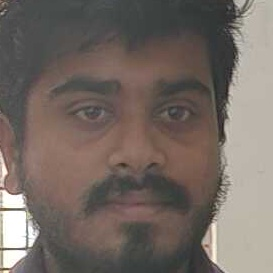
#> input picture images/Abhishek_104.jpg, 273 x 273 px; its folder holds only this picture in this run
$ python consolidated.py
#> lines starting #> are read from the running program, lines starting #| are printed output that depends on the picture
#> further down, image is the input picture: shape (273, 273, 3); mean B, G, R 99.6, 106, 116.4
# -*- coding: utf-8 -*-
"""
Created on Sun Sep 27 16:38:49 2020

@author: LENOVO
"""

import os
import cv2
import numpy as np
import pickle

data_dir = os.path.join(os.getcwd(),'clean_data')

img_dir = os.path.join(os.getcwd(),'images')


def preprocess(image):
    image = cv2.resize(image,(100,100))
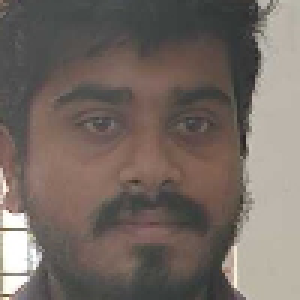
#> image: shape (100, 100, 3) (shown 3 times larger); mean of channels 0, 1, 2 99.5, 105.9, 116.3; drawn as B, G, R
    image = cv2.cvtColor(image,cv2.COLOR_BGR2GRAY)
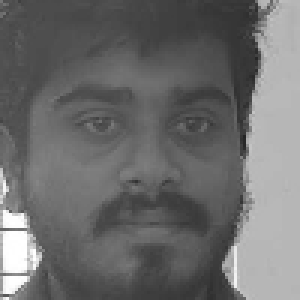
#> image: shape (100, 100) (shown 3 times larger); min 36, max 255, mean 108.3
    return image


images = []
labels = []


for i in os.listdir(img_dir):
    image = cv2.imread(os.path.join(img_dir,i))
    image = preprocess(image)
    images.append(image)
    labels.append(i.split("_")[0])

images = np.array(images)
labels = np.array(labels)

with open(os.path.join(data_dir,'images.p'),'wb') as f:
    pickle.dump(images,f)


with open(os.path.join(data_dir,'labels.p'),'wb') as f:
    pickle.dump(labels,f)

$ run again, on images/Abhishek_61.jpg
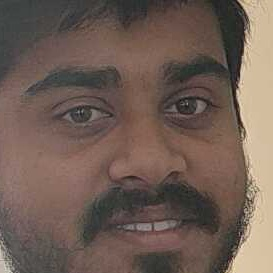
#> input picture images/Abhishek_61.jpg, 273 x 273 px
#> image is the input picture: shape (273, 273, 3); mean B, G, R 84.5, 94, 111.9
#> in preprocess, `image = cv2.resize(image,(100,100))`:
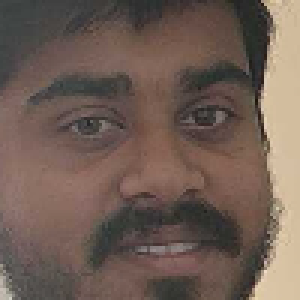
#> image: shape (100, 100, 3) (shown 3 times larger); mean of channels 0, 1, 2 84.4, 93.8, 111.8; drawn as B, G, R
#> in preprocess, `image = cv2.cvtColor(image,cv2.COLOR_BGR2GRAY)`:
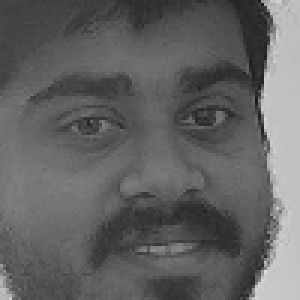
#> image: shape (100, 100) (shown 3 times larger); min 22, max 223, mean 98.1

$ run again, on images/Abhishek_72.jpg
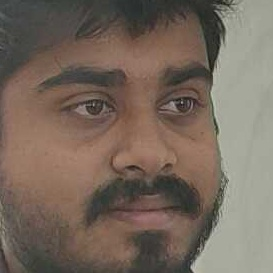
#> input picture images/Abhishek_72.jpg, 273 x 273 px
#> image is the input picture: shape (273, 273, 3); mean B, G, R 93.2, 104.9, 119
#> in preprocess, `image = cv2.cvtColor(image,cv2.COLOR_BGR2GRAY)`:
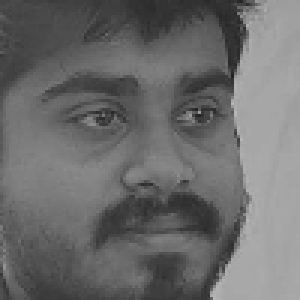
#> image: shape (100, 100) (shown 3 times larger); min 33, max 185, mean 107.7

$ run again, on images/Abhishek_21.jpg
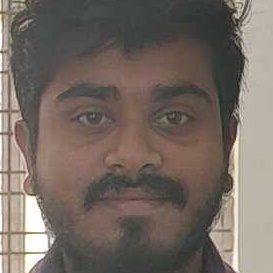
#> input picture images/Abhishek_21.jpg, 273 x 273 px
#> image is the input picture: shape (273, 273, 3); mean B, G, R 98.9, 106.3, 117.1
#> in preprocess, `image = cv2.resize(image,(100,100))`:
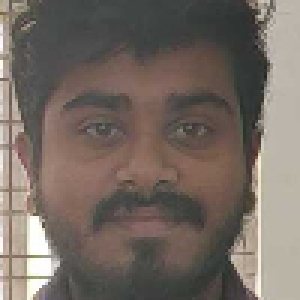
#> image: shape (100, 100, 3) (shown 3 times larger); mean of channels 0, 1, 2 98.8, 106.2, 117.1; drawn as B, G, R
#> in preprocess, `image = cv2.cvtColor(image,cv2.COLOR_BGR2GRAY)`:
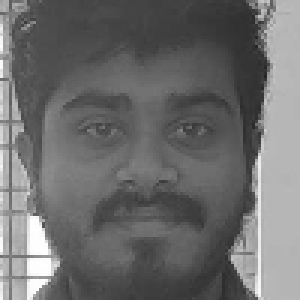
#> image: shape (100, 100) (shown 3 times larger); min 37, max 255, mean 108.6
